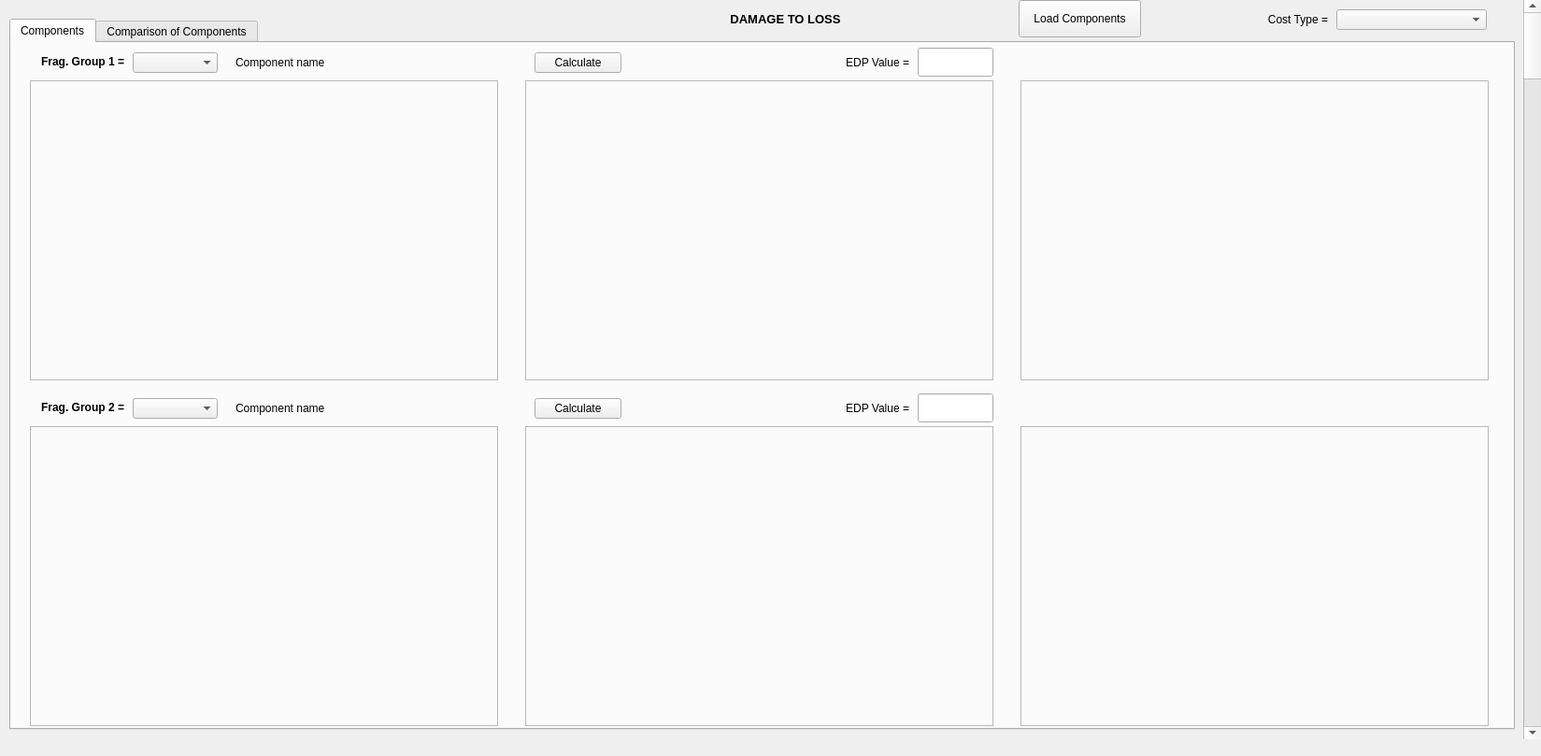
     <widget class="QWidget" name="scrollAreaWidgetContents">
      <property name="geometry">
       <rect>
        <x>0</x>
        <y>0</y>
        <width>1649</width>
        <height>809</height>
       </rect>
      </property>
      <widget class="QScrollBar" name="verticalScrollBar__lossComponents">
       <property name="geometry">
        <rect>
         <x>1630</x>
         <y>0</y>
         <width>20</width>
         <height>791</height>
        </rect>
       </property>
       <property name="orientation">
        <enum>Qt::Vertical</enum>
       </property>
      </widget>
      <widget class="QTabWidget" name="tabWidget_2_1">
       <property name="geometry">
        <rect>
         <x>10</x>
         <y>20</y>
         <width>1611</width>
         <height>761</height>
        </rect>
       </property>
       <property name="currentIndex">
        <number>0</number>
       </property>
       <widget class="QWidget" name="Components">
        <attribute name="title">
         <string>Components</string>
        </attribute>
        <widget class="QFrame" name="frame_POE_1">
         <property name="geometry">
          <rect>
           <x>20</x>
           <y>40</y>
           <width>501</width>
           <height>321</height>
          </rect>
         </property>
         <property name="frameShape">
          <enum>QFrame::StyledPanel</enum>
         </property>
         <property name="frameShadow">
          <enum>QFrame::Raised</enum>
         </property>
         <widget class="QWidget" name="verticalLayoutWidget_21">
          <property name="geometry">
           <rect>
            <x>0</x>
            <y>0</y>
            <width>501</width>
            <height>321</height>
           </rect>
          </property>
          <layout class="QVBoxLayout" name="graph_POE_1"/>
         </widget>
        </widget>
        <widget class="QFrame" name="frame_Prob_1">
         <property name="geometry">
          <rect>
           <x>550</x>
           <y>40</y>
           <width>501</width>
           <height>321</height>
          </rect>
         </property>
         <property name="frameShape">
          <enum>QFrame::StyledPanel</enum>
         </property>
         <property name="frameShadow">
          <enum>QFrame::Raised</enum>
         </property>
         <widget class="QWidget" name="verticalLayoutWidget_22">
          <property name="geometry">
           <rect>
            <x>0</x>
            <y>0</y>
            <width>501</width>
            <height>321</height>
           </rect>
          </property>
          <layout class="QVBoxLayout" name="graph_Prob_1"/>
         </widget>
        </widget>
        <widget class="QFrame" name="frame_LossComp_1">
         <property name="geometry">
          <rect>
           <x>1080</x>
           <y>40</y>
           <width>501</width>
           <height>321</height>
          </rect>
         </property>
         <property name="frameShape">
          <enum>QFrame::StyledPanel</enum>
         </property>
         <property name="frameShadow">
          <enum>QFrame::Raised</enum>
         </property>
         <widget class="QWidget" name="verticalLayoutWidget_24">
          <property name="geometry">
           <rect>
            <x>0</x>
            <y>0</y>
            <width>501</width>
            <height>321</height>
           </rect>
          </property>
          <layout class="QVBoxLayout" name="graph_LossComp_1"/>
         </widget>
        </widget>
        <widget class="QLabel" name="fragilityGroup_Label_1">
         <property name="geometry">
          <rect>
           <x>20</x>
           <y>10</y>
           <width>101</width>
           <height>20</height>
          </rect>
         </property>
         <property name="font">
          <font>
           <weight>75</weight>
           <bold>true</bold>
          </font>
         </property>
         <property name="text">
          <string>Frag. Group 1 =</string>
         </property>
         <property name="alignment">
          <set>Qt::AlignRight|Qt::AlignTrailing|Qt::AlignVCenter</set>
         </property>
        </widget>
        <widget class="QComboBox" name="fragilityGroup_Value_1">
         <property name="geometry">
          <rect>
           <x>130</x>
           <y>10</y>
           <width>91</width>
           <height>22</height>
          </rect>
         </property>
        </widget>
        <widget class="QFrame" name="frame_LossComp_2">
         <property name="geometry">
          <rect>
           <x>1080</x>
           <y>410</y>
           <width>501</width>
           <height>321</height>
          </rect>
         </property>
         <property name="frameShape">
          <enum>QFrame::StyledPanel</enum>
         </property>
         <property name="frameShadow">
          <enum>QFrame::Raised</enum>
         </property>
         <widget class="QWidget" name="verticalLayoutWidget_25">
          <property name="geometry">
           <rect>
            <x>0</x>
            <y>0</y>
            <width>501</width>
            <height>321</height>
           </rect>
          </property>
          <layout class="QVBoxLayout" name="graph_LossComp_2"/>
         </widget>
        </widget>
        <widget class="QFrame" name="frame_POE_2">
         <property name="geometry">
          <rect>
           <x>20</x>
           <y>410</y>
           <width>501</width>
           <height>321</height>
          </rect>
         </property>
         <property name="frameShape">
          <enum>QFrame::StyledPanel</enum>
         </property>
         <property name="frameShadow">
          <enum>QFrame::Raised</enum>
         </property>
         <widget class="QWidget" name="verticalLayoutWidget_26">
          <property name="geometry">
           <rect>
            <x>0</x>
            <y>0</y>
            <width>501</width>
            <height>321</height>
           </rect>
          </property>
          <layout class="QVBoxLayout" name="graph_POE_2"/>
         </widget>
        </widget>
        <widget class="QComboBox" name="fragilityGroup_Value_2">
         <property name="geometry">
          <rect>
           <x>130</x>
           <y>380</y>
           <width>91</width>
           <height>22</height>
          </rect>
         </property>
        </widget>
        <widget class="QFrame" name="frame_Prob_2">
         <property name="geometry">
          <rect>
           <x>550</x>
           <y>410</y>
           <width>501</width>
           <height>321</height>
          </rect>
         </property>
         <property name="frameShape">
          <enum>QFrame::StyledPanel</enum>
         </property>
         <property name="frameShadow">
          <enum>QFrame::Raised</enum>
         </property>
         <widget class="QWidget" name="verticalLayoutWidget_27">
          <property name="geometry">
           <rect>
            <x>0</x>
            <y>0</y>
            <width>501</width>
            <height>321</height>
           </rect>
          </property>
          <layout class="QVBoxLayout" name="graph_Prob_3"/>
         </widget>
        </widget>
        <widget class="QLabel" name="fragilityGroup_Label_2">
         <property name="geometry">
          <rect>
           <x>20</x>
           <y>380</y>
           <width>101</width>
           <height>20</height>
          </rect>
         </property>
         <property name="font">
          <font>
           <weight>75</weight>
           <bold>true</bold>
          </font>
         </property>
         <property name="text">
          <string>Frag. Group 2 =</string>
         </property>
         <property name="alignment">
          <set>Qt::AlignRight|Qt::AlignTrailing|Qt::AlignVCenter</set>
         </property>
        </widget>
        <widget class="QPushButton" name="CalcComp_1">
         <property name="geometry">
          <rect>
           <x>560</x>
           <y>10</y>
           <width>93</width>
           <height>22</height>
          </rect>
         </property>
         <property name="text">
          <string>Calculate</string>
         </property>
        </widget>
        <widget class="QPushButton" name="CalcComp_2">
         <property name="geometry">
          <rect>
           <x>560</x>
           <y>380</y>
           <width>93</width>
           <height>22</height>
          </rect>
         </property>
         <property name="text">
          <string>Calculate</string>
         </property>
        </widget>
        <widget class="QLabel" name="componentName_1">
         <property name="geometry">
          <rect>
           <x>240</x>
           <y>10</y>
           <width>301</width>
           <height>22</height>
          </rect>
         </property>
         <property name="text">
          <string>Component name</string>
         </property>
        </widget>
        <widget class="QLabel" name="componentName_2">
         <property name="geometry">
          <rect>
           <x>240</x>
           <y>380</y>
           <width>301</width>
           <height>22</height>
          </rect>
         </property>
         <property name="text">
          <string>Component name</string>
         </property>
        </widget>
        <widget class="QLabel" name="EDPVal_label_comp_1">
         <property name="geometry">
          <rect>
           <x>840</x>
           <y>10</y>
           <width>121</width>
           <height>22</height>
          </rect>
         </property>
         <property name="text">
          <string>EDP Value =</string>
         </property>
         <property name="alignment">
          <set>Qt::AlignRight|Qt::AlignTrailing|Qt::AlignVCenter</set>
         </property>
        </widget>
        <widget class="QLineEdit" name="EDPVal_value_comp_1">
         <property name="geometry">
          <rect>
           <x>970</x>
           <y>5</y>
           <width>81</width>
           <height>31</height>
          </rect>
         </property>
        </widget>
        <widget class="QLabel" name="EDPVal_label_comp_2">
         <property name="geometry">
          <rect>
           <x>840</x>
           <y>380</y>
           <width>121</width>
           <height>22</height>
          </rect>
         </property>
         <property name="text">
          <string>EDP Value =</string>
         </property>
         <property name="alignment">
          <set>Qt::AlignRight|Qt::AlignTrailing|Qt::AlignVCenter</set>
         </property>
        </widget>
        <widget class="QLineEdit" name="EDPVal_value_comp_2">
         <property name="geometry">
          <rect>
           <x>970</x>
           <y>375</y>
           <width>81</width>
           <height>31</height>
          </rect>
         </property>
        </widget>
       </widget>
       <widget class="QWidget" name="ComparisonComponents">
        <attribute name="title">
         <string>Comparison of Components</string>
        </attribute>
       </widget>
      </widget>
      <widget class="QPushButton" name="load_compGuide">
       <property name="geometry">
        <rect>
         <x>1090</x>
         <y>0</y>
         <width>131</width>
         <height>40</height>
        </rect>
       </property>
       <property name="text">
        <string>Load Components</string>
       </property>
      </widget>
      <widget class="QLabel" name="label_damageLoss">
       <property name="geometry">
        <rect>
         <x>690</x>
         <y>10</y>
         <width>301</width>
         <height>21</height>
        </rect>
       </property>
       <property name="font">
        <font>
         <pointsize>10</pointsize>
         <weight>75</weight>
         <bold>true</bold>
        </font>
       </property>
       <property name="text">
        <string>DAMAGE TO LOSS</string>
       </property>
       <property name="alignment">
        <set>Qt::AlignCenter</set>
       </property>
      </widget>
      <widget class="QLabel" name="CostType_label">
       <property name="geometry">
        <rect>
         <x>1300</x>
         <y>10</y>
         <width>121</width>
         <height>22</height>
        </rect>
       </property>
       <property name="text">
        <string>Cost Type =</string>
       </property>
       <property name="alignment">
        <set>Qt::AlignRight|Qt::AlignTrailing|Qt::AlignVCenter</set>
       </property>
      </widget>
      <widget class="QComboBox" name="CostType_selection">
       <property name="geometry">
        <rect>
         <x>1430</x>
         <y>10</y>
         <width>161</width>
         <height>22</height>
        </rect>
       </property>
      </widget>
     </widget>
